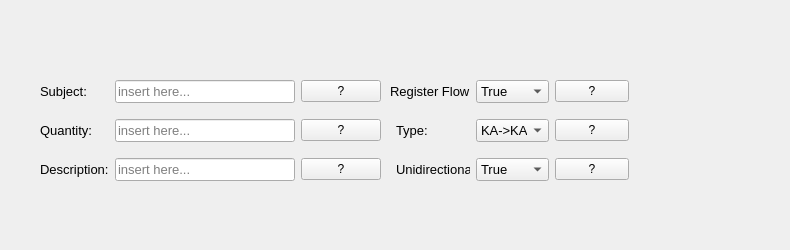
     <widget class="QWidget" name="tab_5">
      <attribute name="title">
       <string>Transaction Info</string>
      </attribute>
      <widget class="QWidget" name="widget_7" native="true">
       <property name="geometry">
        <rect>
         <x>0</x>
         <y>0</y>
         <width>781</width>
         <height>241</height>
        </rect>
       </property>
       <property name="autoFillBackground">
        <bool>false</bool>
       </property>
       <widget class="QWidget" name="widget_6" native="true">
        <property name="geometry">
         <rect>
          <x>660</x>
          <y>180</y>
          <width>101</width>
          <height>91</height>
         </rect>
        </property>
        <layout class="QGridLayout" name="gridLayout_5"/>
       </widget>
       <widget class="QWidget" name="widget_5" native="true">
        <property name="geometry">
         <rect>
          <x>390</x>
          <y>70</y>
          <width>239</width>
          <height>121</height>
         </rect>
        </property>
        <layout class="QGridLayout" name="gridLayout_4">
         <item row="2" column="2">
          <widget class="QComboBox" name="registerFlowBox">
           <property name="focusPolicy">
            <enum>Qt::ClickFocus</enum>
           </property>
           <property name="toolTip">
            <string>Register in the top part of the transaction matrix?</string>
           </property>
           <property name="styleSheet">
            <string notr="true">font-size: 10pt;</string>
           </property>
           <property name="currentText">
            <string>True</string>
           </property>
           <property name="maxVisibleItems">
            <number>2</number>
           </property>
           <property name="maxCount">
            <number>3</number>
           </property>
           <item>
            <property name="text">
             <string>True</string>
            </property>
           </item>
           <item>
            <property name="text">
             <string>False</string>
            </property>
           </item>
          </widget>
         </item>
         <item row="3" column="3">
          <widget class="QPushButton" name="arrangeButton_8">
           <property name="enabled">
            <bool>true</bool>
           </property>
           <property name="toolTip">
            <string>&lt;html&gt;&lt;head/&gt;&lt;body&gt;&lt;p&gt;&lt;span style=&quot; font-size:8pt;&quot;&gt;Account From -&amp;gt; To&lt;/span&gt;&lt;/p&gt;&lt;p&gt;&lt;span style=&quot; font-size:8pt;&quot;&gt;KA = Capital Account&lt;/span&gt;&lt;/p&gt;&lt;p&gt;&lt;span style=&quot; font-size:8pt;&quot;&gt;CA = Current Account&lt;/span&gt;&lt;/p&gt;&lt;/body&gt;&lt;/html&gt;</string>
           </property>
           <property name="styleSheet">
            <string notr="true"/>
           </property>
           <property name="text">
            <string>?</string>
           </property>
          </widget>
         </item>
         <item row="4" column="1">
          <widget class="QLabel" name="label_16">
           <property name="styleSheet">
            <string notr="true">font-size:10pt;</string>
           </property>
           <property name="text">
            <string>Unidirectional:</string>
           </property>
          </widget>
         </item>
         <item row="4" column="2">
          <widget class="QComboBox" name="comboUnidir">
           <property name="styleSheet">
            <string notr="true">font-size: 10pt;</string>
           </property>
           <item>
            <property name="text">
             <string>True</string>
            </property>
           </item>
           <item>
            <property name="text">
             <string>False</string>
            </property>
           </item>
          </widget>
         </item>
         <item row="4" column="3">
          <widget class="QPushButton" name="arrangeButton_9">
           <property name="enabled">
            <bool>true</bool>
           </property>
           <property name="toolTip">
            <string>&lt;html&gt;&lt;head/&gt;&lt;body&gt;&lt;p&gt;Restrict values to zero or greater&lt;/p&gt;&lt;/body&gt;&lt;/html&gt;</string>
           </property>
           <property name="styleSheet">
            <string notr="true"/>
           </property>
           <property name="text">
            <string>?</string>
           </property>
          </widget>
         </item>
         <item row="3" column="1">
          <widget class="QLabel" name="label_7">
           <property name="styleSheet">
            <string notr="true">font-size:10pt;</string>
           </property>
           <property name="text">
            <string>Type:</string>
           </property>
          </widget>
         </item>
         <item row="2" column="3">
          <widget class="QPushButton" name="arrangeButton_7">
           <property name="enabled">
            <bool>true</bool>
           </property>
           <property name="toolTip">
            <string>&lt;html&gt;&lt;head/&gt;&lt;body&gt;&lt;p&gt;&lt;span style=&quot; font-size:8pt;&quot;&gt;Register the flow in the upper half of the transaction flow matrix?&lt;/span&gt;&lt;/p&gt;&lt;/body&gt;&lt;/html&gt;</string>
           </property>
           <property name="styleSheet">
            <string notr="true"/>
           </property>
           <property name="text">
            <string>?</string>
           </property>
          </widget>
         </item>
         <item row="3" column="2">
          <widget class="QComboBox" name="editType">
           <property name="styleSheet">
            <string notr="true">font-size: 10pt;</string>
           </property>
           <item>
            <property name="text">
             <string>KA-&gt;KA</string>
            </property>
           </item>
           <item>
            <property name="text">
             <string>CA-&gt;KA</string>
            </property>
           </item>
           <item>
            <property name="text">
             <string>CA-&gt;CA</string>
            </property>
           </item>
           <item>
            <property name="text">
             <string>KA-&gt;CA</string>
            </property>
           </item>
          </widget>
         </item>
         <item row="3" column="0">
          <spacer name="horizontalSpacer_3">
           <property name="orientation">
            <enum>Qt::Horizontal</enum>
           </property>
           <property name="sizeHint" stdset="0">
            <size>
             <width>40</width>
             <height>20</height>
            </size>
           </property>
          </spacer>
         </item>
         <item row="2" column="0" colspan="2">
          <widget class="QLabel" name="label_6">
           <property name="styleSheet">
            <string notr="true">font-size:10pt;</string>
           </property>
           <property name="text">
            <string>Register Flow:</string>
           </property>
          </widget>
         </item>
        </layout>
       </widget>
       <widget class="QWidget" name="widget_2" native="true">
        <property name="geometry">
         <rect>
          <x>40</x>
          <y>70</y>
          <width>341</width>
          <height>121</height>
         </rect>
        </property>
        <layout class="QGridLayout" name="gridLayout">
         <item row="3" column="1">
          <widget class="QLineEdit" name="editDescription">
           <property name="styleSheet">
            <string notr="true">font-size: 10pt;</string>
           </property>
           <property name="placeholderText">
            <string>insert here...</string>
           </property>
          </widget>
         </item>
         <item row="2" column="1">
          <widget class="QLineEdit" name="editQuantity">
           <property name="styleSheet">
            <string notr="true">font-size: 10pt;</string>
           </property>
           <property name="placeholderText">
            <string>insert here...</string>
           </property>
          </widget>
         </item>
         <item row="0" column="5">
          <widget class="QPushButton" name="arrangeButton_3">
           <property name="enabled">
            <bool>true</bool>
           </property>
           <property name="toolTip">
            <string>This will label the row in the transaction flow matrix </string>
           </property>
           <property name="styleSheet">
            <string notr="true"/>
           </property>
           <property name="text">
            <string>?</string>
           </property>
          </widget>
         </item>
         <item row="0" column="0">
          <widget class="QLabel" name="label_9">
           <property name="toolTip">
            <string>&lt;html&gt;&lt;head/&gt;&lt;body&gt;&lt;p&gt;This is the row label in the transaction flow matrix&lt;/p&gt;&lt;/body&gt;&lt;/html&gt;</string>
           </property>
           <property name="styleSheet">
            <string notr="true">font-size:10pt;</string>
           </property>
           <property name="text">
            <string>Subject:</string>
           </property>
          </widget>
         </item>
         <item row="2" column="5">
          <widget class="QPushButton" name="arrangeButton_5">
           <property name="enabled">
            <bool>true</bool>
           </property>
           <property name="toolTip">
            <string>This is an analytical expression, i.e. the cell in the transaction flow matrix</string>
           </property>
           <property name="styleSheet">
            <string notr="true"/>
           </property>
           <property name="text">
            <string>?</string>
           </property>
          </widget>
         </item>
         <item row="2" column="0">
          <widget class="QLabel" name="label_8">
           <property name="toolTip">
            <string>&lt;html&gt;&lt;head/&gt;&lt;body&gt;&lt;p&gt;Put a mathematical expression like 'q' or 'I_f'&lt;/p&gt;&lt;/body&gt;&lt;/html&gt;</string>
           </property>
           <property name="styleSheet">
            <string notr="true">font-size:10pt;</string>
           </property>
           <property name="text">
            <string>Quantity:</string>
           </property>
          </widget>
         </item>
         <item row="3" column="0">
          <widget class="QLabel" name="label_14">
           <property name="toolTip">
            <string>&lt;html&gt;&lt;head/&gt;&lt;body&gt;&lt;p&gt;Insert a short but understandable description&lt;/p&gt;&lt;/body&gt;&lt;/html&gt;</string>
           </property>
           <property name="styleSheet">
            <string notr="true">font-size:10pt;</string>
           </property>
           <property name="text">
            <string>Description:</string>
           </property>
          </widget>
         </item>
         <item row="0" column="1">
          <widget class="QLineEdit" name="editSubject">
           <property name="styleSheet">
            <string notr="true">font-size: 10pt;</string>
           </property>
           <property name="placeholderText">
            <string>insert here...</string>
           </property>
          </widget>
         </item>
         <item row="3" column="5">
          <widget class="QPushButton" name="arrangeButton_6">
           <property name="enabled">
            <bool>true</bool>
           </property>
           <property name="toolTip">
            <string>This is a description string for better documentation</string>
           </property>
           <property name="styleSheet">
            <string notr="true"/>
           </property>
           <property name="text">
            <string>?</string>
           </property>
          </widget>
         </item>
        </layout>
       </widget>
      </widget>
     </widget>
